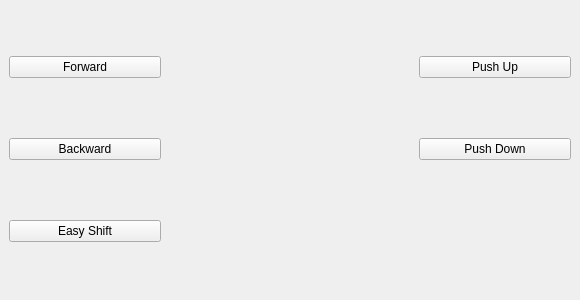
                    <widget class="QWidget" name="pgMBSideStandard">
                     <property name="geometry">
                      <rect>
                       <x>0</x>
                       <y>0</y>
                       <width>580</width>
                       <height>300</height>
                      </rect>
                     </property>
                     <attribute name="label">
                      <string>Side Buttons</string>
                     </attribute>
                     <attribute name="toolTip">
                      <string>Assign side buttons</string>
                     </attribute>
                     <layout class="QGridLayout" name="gridLayout_17">
                      <property name="leftMargin">
                       <number>0</number>
                      </property>
                      <property name="topMargin">
                       <number>0</number>
                      </property>
                      <property name="rightMargin">
                       <number>0</number>
                      </property>
                      <property name="bottomMargin">
                       <number>0</number>
                      </property>
                      <property name="spacing">
                       <number>0</number>
                      </property>
                      <item row="0" column="0">
                       <spacer name="horizontalSpacer_13">
                        <property name="orientation">
                         <enum>Qt::Orientation::Horizontal</enum>
                        </property>
                        <property name="sizeHint" stdset="0">
                         <size>
                          <width>40</width>
                          <height>20</height>
                         </size>
                        </property>
                       </spacer>
                      </item>
                      <item row="0" column="1">
                       <widget class="QWidget" name="pnlSideButtons" native="true">
                        <property name="sizePolicy">
                         <sizepolicy hsizetype="Fixed" vsizetype="Fixed">
                          <horstretch>0</horstretch>
                          <verstretch>0</verstretch>
                         </sizepolicy>
                        </property>
                        <property name="minimumSize">
                         <size>
                          <width>580</width>
                          <height>300</height>
                         </size>
                        </property>
                        <property name="maximumSize">
                         <size>
                          <width>580</width>
                          <height>300</height>
                         </size>
                        </property>
                        <layout class="QGridLayout" name="gridLayout_14">
                         <property name="spacing">
                          <number>12</number>
                         </property>
                         <item row="2" column="2">
                          <widget class="QPushButton" name="pbMBStdSidePushDown">
                           <property name="text">
                            <string>Push Down</string>
                           </property>
                          </widget>
                         </item>
                         <item row="1" column="1">
                          <spacer name="horizontalSpacer_19">
                           <property name="orientation">
                            <enum>Qt::Orientation::Horizontal</enum>
                           </property>
                           <property name="sizeType">
                            <enum>QSizePolicy::Policy::Fixed</enum>
                           </property>
                           <property name="sizeHint" stdset="0">
                            <size>
                             <width>246</width>
                             <height>24</height>
                            </size>
                           </property>
                          </spacer>
                         </item>
                         <item row="2" column="0">
                          <widget class="QPushButton" name="pbMBStdSideBackward">
                           <property name="text">
                            <string>Backward</string>
                           </property>
                          </widget>
                         </item>
                         <item row="3" column="1">
                          <spacer name="horizontalSpacer_21">
                           <property name="orientation">
                            <enum>Qt::Orientation::Horizontal</enum>
                           </property>
                           <property name="sizeType">
                            <enum>QSizePolicy::Policy::Fixed</enum>
                           </property>
                           <property name="sizeHint" stdset="0">
                            <size>
                             <width>246</width>
                             <height>24</height>
                            </size>
                           </property>
                          </spacer>
                         </item>
                         <item row="2" column="1">
                          <spacer name="horizontalSpacer_24">
                           <property name="orientation">
                            <enum>Qt::Orientation::Horizontal</enum>
                           </property>
                           <property name="sizeType">
                            <enum>QSizePolicy::Policy::Fixed</enum>
                           </property>
                           <property name="sizeHint" stdset="0">
                            <size>
                             <width>246</width>
                             <height>24</height>
                            </size>
                           </property>
                          </spacer>
                         </item>
                         <item row="1" column="0">
                          <widget class="QPushButton" name="pbMBStdSideForward">
                           <property name="text">
                            <string>Forward</string>
                           </property>
                          </widget>
                         </item>
                         <item row="1" column="2">
                          <widget class="QPushButton" name="pbMBStdSidePushUp">
                           <property name="toolTip">
                            <string>Click to assign a function to mouse button</string>
                           </property>
                           <property name="statusTip">
                            <string>Click to assign a function to mouse button</string>
                           </property>
                           <property name="whatsThis">
                            <string>Assign a function to a mouse button</string>
                           </property>
                           <property name="text">
                            <string>Push Up</string>
                           </property>
                          </widget>
                         </item>
                         <item row="3" column="0">
                          <widget class="QPushButton" name="pbMBStdSideEasyShfit">
                           <property name="text">
                            <string>Easy Shift</string>
                           </property>
                          </widget>
                         </item>
                        </layout>
                       </widget>
                      </item>
                      <item row="0" column="2">
                       <spacer name="horizontalSpacer_23">
                        <property name="orientation">
                         <enum>Qt::Orientation::Horizontal</enum>
                        </property>
                        <property name="sizeHint" stdset="0">
                         <size>
                          <width>12</width>
                          <height>20</height>
                         </size>
                        </property>
                       </spacer>
                      </item>
                      <item row="1" column="1">
                       <spacer name="verticalSpacer_8">
                        <property name="orientation">
                         <enum>Qt::Orientation::Vertical</enum>
                        </property>
                        <property name="sizeHint" stdset="0">
                         <size>
                          <width>20</width>
                          <height>40</height>
                         </size>
                        </property>
                       </spacer>
                      </item>
                     </layout>
                    </widget>
